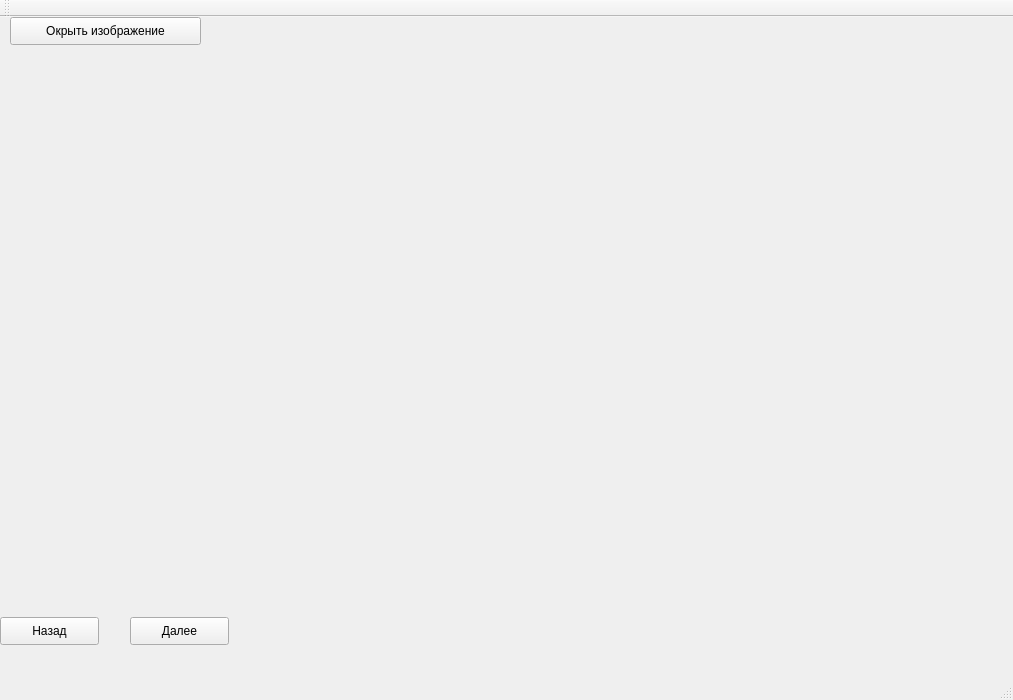
<?xml version="1.0" encoding="UTF-8"?>
<ui version="4.0">
 <class>MainWindow</class>
 <widget class="QMainWindow" name="MainWindow">
  <property name="geometry">
   <rect>
    <x>0</x>
    <y>0</y>
    <width>1013</width>
    <height>700</height>
   </rect>
  </property>
  <property name="windowTitle">
   <string>MainWindow</string>
  </property>
  <widget class="QWidget" name="centralWidget">
   <widget class="QPushButton" name="nextButton">
    <property name="geometry">
     <rect>
      <x>130</x>
      <y>600</y>
      <width>99</width>
      <height>28</height>
     </rect>
    </property>
    <property name="text">
     <string>Далее</string>
    </property>
   </widget>
   <widget class="QPushButton" name="previous">
    <property name="geometry">
     <rect>
      <x>0</x>
      <y>600</y>
      <width>99</width>
      <height>28</height>
     </rect>
    </property>
    <property name="text">
     <string>Назад</string>
    </property>
   </widget>
   <widget class="QPushButton" name="LoadPhotoButton">
    <property name="geometry">
     <rect>
      <x>10</x>
      <y>0</y>
      <width>191</width>
      <height>28</height>
     </rect>
    </property>
    <property name="text">
     <string>Окрыть изображение</string>
    </property>
   </widget>
  </widget>
  <widget class="QMenuBar" name="menuBar">
   <property name="geometry">
    <rect>
     <x>0</x>
     <y>0</y>
     <width>1013</width>
     <height>28</height>
    </rect>
   </property>
  </widget>
  <widget class="QToolBar" name="mainToolBar">
   <attribute name="toolBarArea">
    <enum>TopToolBarArea</enum>
   </attribute>
   <attribute name="toolBarBreak">
    <bool>false</bool>
   </attribute>
  </widget>
  <widget class="QStatusBar" name="statusBar"/>
 </widget>
 <layoutdefault spacing="6" margin="11"/>
 <resources/>
 <connections/>
</ui>
